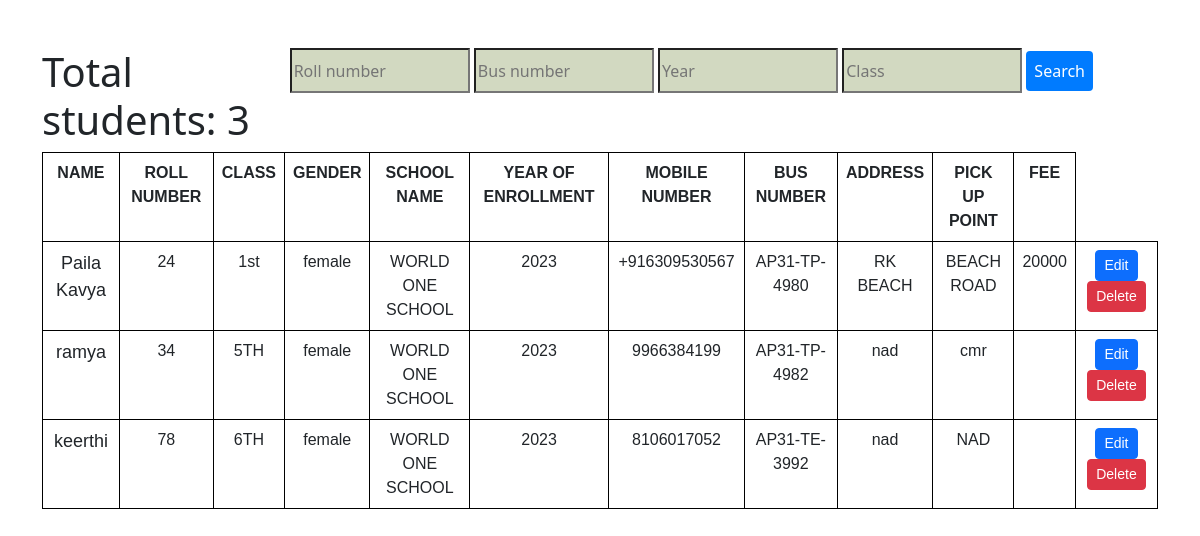
/school_student.php, run on the app's committed database.
### tables this page shows
CREATE TABLE `school_register` (
  `name` varchar(200) NOT NULL,
  `user_category` varchar(50) NOT NULL,
  `roll_number` varchar(40) NOT NULL,
  `class` varchar(20) NOT NULL,
  `year_of_enrollment` varchar(50) NOT NULL,
  `gender` varchar(50) NOT NULL,
  `mobile_number` varchar(13) NOT NULL,
  `address` text NOT NULL,
  `bus_number` varchar(20) NOT NULL,
  `pick_up_point` varchar(100) NOT NULL,
  `fee` varchar(100) NOT NULL,
  `school_name` varchar(100) NOT NULL
);

### school_student.php (the view, shortened to what this page needs)
<!DOCTYPE html>
<html lang="en">
<head>
    <link rel="stylesheet" href="https://cdn.jsdelivr.net/npm/bootstrap@5.3.0-alpha1/dist/css/bootstrap.min.css">
	</head>
<body>
	<div class="view1" >
<body>
  <div class="abc">
<input type="text" id="roll-number-input" class="my" placeholder="Roll number">
<input type="text" id="bus-number-input" class="my" placeholder="Bus number">
<input type="text" id="year-input" class="my" placeholder="Year">
<input type="text" id="branch-input" class="my" placeholder="Class">
<button id="search-button" onclick="performSearch()">Search</button>
</div>
<div class="container my-5">
    <table class="table" style="width:100%;  text-align: center;">
    <thread>
    <tr>
    <th>NAME</th>
    <th >ROLL NUMBER</th>
    <th>CLASS</th>
    <th >GENDER</th>
    <th>SCHOOL NAME</th>
    <th>YEAR OF ENROLLMENT</th>
    <th>MOBILE NUMBER </th>
    <th>BUS NUMBER</th>
    <TH>ADDRESS</TH>
    <TH>PICK UP POINT</TH>
    <TH>FEE</TH>
  </tr>
</thread>
<tbody>
    <?php
     $servername = "localhost";
     $username = "root";
     $password = "";
     $database = "transport-project";
     $connection = new mysqli($servername, $username, $password, $database);
     $sql="SELECT COUNT(*) as total_students from school_register where user_category='student'";
     $result=$connection->query($sql);
     if($result->num_rows>0){
      $row=$result->fetch_assoc();
      echo"<h1>Total students:  " .$row["total_students"]."</h1>";
      }
     $sql="SELECT * From school_register where user_category='student'";
     $result= $connection->query($sql);
     while($row=$result->fetch_assoc())
     {
        echo "
        <tr>
    <td>$row[name]</td>
    <td>$row[roll_number]</td>
    <td>$row[class]</td>
    <td>$row[gender]</td>
    <td>$row[school_name]</td>
    <td>$row[year_of_enrollment]</td>
    <td>$row[mobile_number]</td>
    <td>$row[bus_number]</td>
    <td>$row[address]</td>
    <td>$row[pick_up_point]</td>
    <td>$row[fee]</td>
    <td><a class='btn btn-primary btn-sm' href='/Transport-project/school-edit-fee1.php?roll_number=$row[roll_number]'>Edit</a>
    <a class='btn btn-danger btn-sm' href='/Transport-project/delete-school.php?roll_number=$row[roll_number]'>Delete</a></td>
    </tr>
        ";
     }
     ?>
</div>
</body>
</html>

### school_student.php (style rules this page uses)
#search-button { padding: 8px; border: none; border-radius: 4px; background-color: #007bff; color: white; cursor: pointer; }
.abc { float: right; padding-right: 107px; padding-bottom: 20px; }
.my { background-color: #D2D9C1; width: 180px; height: 45px; }
th, td { border:1px solid black; }
table td:first-child { font-size:18px; }
table { font-family:Arial,sans-serif; font-size:16px; }

### data on the page
school_register: name "Paila Kavya", roll_number "24", class "1st", gender "female", school_name "WORLD ONE SCHOOL", year_of_enrollment "2023", mobile_number "+916309530567", bus_number "AP31-TP-4980", address "RK BEACH", pick_up_point "BEACH ROAD", fee "20000"
school_register: name "ramya", roll_number "34", class "5TH", gender "female", school_name "WORLD ONE SCHOOL", year_of_enrollment "2023", mobile_number "9966384199", bus_number "AP31-TP-4982", address "nad", pick_up_point "cmr"
school_register: name "keerthi", roll_number "78", class "6TH", gender "female", school_name "WORLD ONE SCHOOL", year_of_enrollment "2023", mobile_number "8106017052", bus_number "AP31-TE-3992", address "nad", pick_up_point "NAD"

### other printed values
$row["total_students"] "3"
